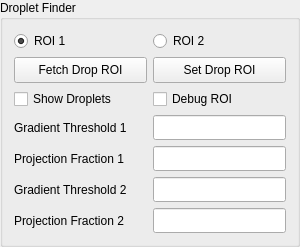
       <widget class="QGroupBox" name="groupBoxDrop">
        <property name="minimumSize">
         <size>
          <width>300</width>
          <height>0</height>
         </size>
        </property>
        <property name="maximumSize">
         <size>
          <width>300</width>
          <height>16777215</height>
         </size>
        </property>
        <property name="title">
         <string>Droplet Finder</string>
        </property>
        <layout class="QGridLayout" name="gridLayout_7">
         <item row="0" column="0">
          <widget class="QRadioButton" name="ROI1">
           <property name="text">
            <string>ROI 1</string>
           </property>
           <property name="checked">
            <bool>true</bool>
           </property>
          </widget>
         </item>
         <item row="0" column="1">
          <spacer name="horizontalSpacer_2">
           <property name="orientation">
            <enum>Qt::Horizontal</enum>
           </property>
           <property name="sizeHint" stdset="0">
            <size>
             <width>81</width>
             <height>20</height>
            </size>
           </property>
          </spacer>
         </item>
         <item row="0" column="2">
          <widget class="QRadioButton" name="ROI2">
           <property name="text">
            <string>ROI 2</string>
           </property>
          </widget>
         </item>
         <item row="0" column="3">
          <spacer name="horizontalSpacer">
           <property name="orientation">
            <enum>Qt::Horizontal</enum>
           </property>
           <property name="sizeHint" stdset="0">
            <size>
             <width>80</width>
             <height>20</height>
            </size>
           </property>
          </spacer>
         </item>
         <item row="1" column="0" colspan="2">
          <widget class="QPushButton" name="fetchROI">
           <property name="sizePolicy">
            <sizepolicy hsizetype="Fixed" vsizetype="Fixed">
             <horstretch>0</horstretch>
             <verstretch>0</verstretch>
            </sizepolicy>
           </property>
           <property name="minimumSize">
            <size>
             <width>130</width>
             <height>26</height>
            </size>
           </property>
           <property name="maximumSize">
            <size>
             <width>140</width>
             <height>16777215</height>
            </size>
           </property>
           <property name="text">
            <string>Fetch Drop ROI</string>
           </property>
          </widget>
         </item>
         <item row="1" column="2" colspan="2">
          <widget class="QPushButton" name="setROI">
           <property name="sizePolicy">
            <sizepolicy hsizetype="Fixed" vsizetype="Fixed">
             <horstretch>0</horstretch>
             <verstretch>0</verstretch>
            </sizepolicy>
           </property>
           <property name="minimumSize">
            <size>
             <width>130</width>
             <height>26</height>
            </size>
           </property>
           <property name="maximumSize">
            <size>
             <width>140</width>
             <height>26</height>
            </size>
           </property>
           <property name="text">
            <string>Set Drop ROI</string>
           </property>
          </widget>
         </item>
         <item row="2" column="0" colspan="2">
          <widget class="QCheckBox" name="showdrops">
           <property name="text">
            <string>Show Droplets</string>
           </property>
          </widget>
         </item>
         <item row="3" column="0" colspan="2">
          <widget class="QLabel" name="label_3">
           <property name="text">
            <string>Gradient Threshold 1</string>
           </property>
          </widget>
         </item>
         <item row="3" column="2" colspan="2">
          <widget class="QLineEdit" name="param1_0">
           <property name="minimumSize">
            <size>
             <width>0</width>
             <height>25</height>
            </size>
           </property>
          </widget>
         </item>
         <item row="4" column="0" colspan="2">
          <widget class="QLabel" name="label_5">
           <property name="text">
            <string>Projection Fraction 1</string>
           </property>
          </widget>
         </item>
         <item row="4" column="2" colspan="2">
          <widget class="QLineEdit" name="param1_1">
           <property name="minimumSize">
            <size>
             <width>0</width>
             <height>25</height>
            </size>
           </property>
          </widget>
         </item>
         <item row="5" column="0" colspan="2">
          <widget class="QLabel" name="label_4">
           <property name="text">
            <string>Gradient Threshold 2</string>
           </property>
          </widget>
         </item>
         <item row="5" column="2" colspan="2">
          <widget class="QLineEdit" name="param2_0">
           <property name="minimumSize">
            <size>
             <width>0</width>
             <height>25</height>
            </size>
           </property>
          </widget>
         </item>
         <item row="6" column="0" colspan="2">
          <widget class="QLabel" name="label_6">
           <property name="text">
            <string>Projection Fraction 2</string>
           </property>
          </widget>
         </item>
         <item row="6" column="2" colspan="2">
          <widget class="QLineEdit" name="param2_1">
           <property name="minimumSize">
            <size>
             <width>0</width>
             <height>25</height>
            </size>
           </property>
          </widget>
         </item>
         <item row="2" column="2" colspan="2">
          <widget class="QCheckBox" name="dropDebug">
           <property name="text">
            <string>Debug ROI</string>
           </property>
          </widget>
         </item>
        </layout>
       </widget>
